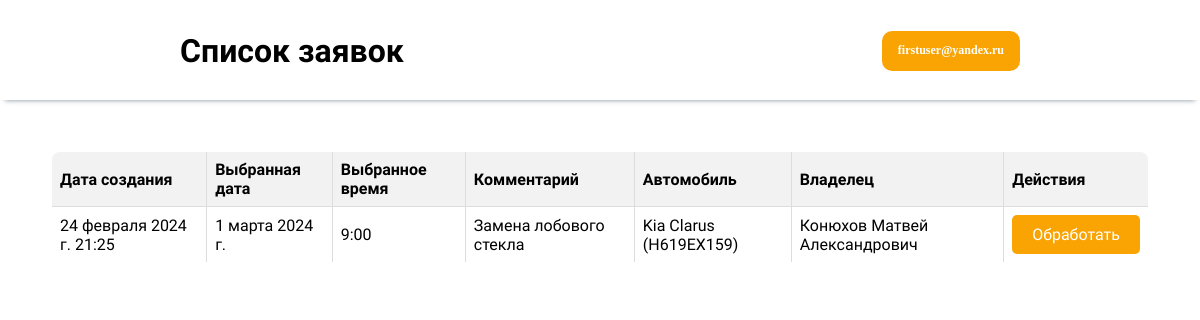
The app's page /profile/all-appeals/ (signed in), older data.
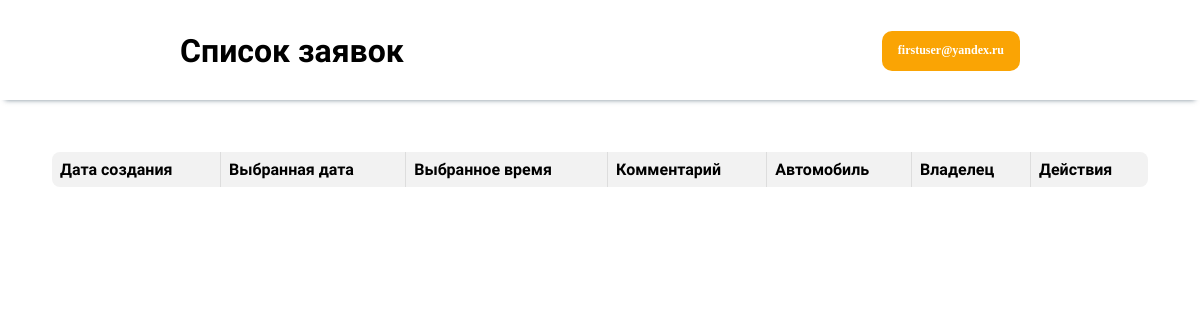
The same page, newer data.
### OrdersApp/models.py (models this page shows, shortened)
class Appeal(models.Model):
    created_at = models.DateTimeField("Дата создания заявки", auto_now_add=True)
    chosen_date = models.DateField("Дата выбранная пользователем")
    chosen_time = models.TimeField("Время выбранное пользователем")
    comment = models.TextField("Комментарий клиента", blank=True)
    car = models.ForeignKey(Car, on_delete=models.CASCADE, verbose_name="Идентификатор авто")
    manager = models.ForeignKey(Manager, on_delete=models.CASCADE, verbose_name="Идентификатор менеджера",
                                blank=True, null=True)
    is_processed = models.BooleanField(default=False)
    class Meta:
        verbose_name = "Заявка"
        verbose_name_plural = "Заявки"

### CarApp/models.py (models this page shows)
class Car(models.Model):
    client = models.ForeignKey(CustomUser, on_delete=models.CASCADE)
    sts = models.CharField("СТС", max_length=100)
    brand = models.CharField("Марка", max_length=100)
    model = models.CharField("Модель", max_length=100)
    body_type = models.CharField("Тип кузова", max_length=100)
    license_plate = models.CharField("Государственный номер", max_length=20)
    color = models.CharField("Цвет", max_length=50)
    vin_number = models.CharField("VIN номер", max_length=100)
    year_of_manufacture = models.PositiveSmallIntegerField("Год выпуска")
    def __str__(self):
        return f"{self.brand} {self.model} ({self.license_plate})"

### AuthenticationApp/models.py (models this page shows)
class CustomUser(AbstractUser):
    username = models.EmailField("Электронная почта", max_length=100, unique=True)
    bio = models.CharField("ФИО", max_length=100)
    phone_number = models.CharField("Номер телефона", max_length=18, unique=True)
    is_client = models.BooleanField(default=False)
    is_manager = models.BooleanField(default=False)
    is_mechanic = models.BooleanField(default=False)
    REQUIRED_FIELDS = ["bio", "phone_number"]
    def __str__(self):
        return self.bio
    class Meta:
        verbose_name = 'Администратор'
        verbose_name_plural = 'Администраторы'

### OrdersApp/views.py (the view)
# urls.py: path('all-appeals/', views.all_appeals_view, name='all_appeals'),
@login_required
def all_appeals_view(request):
    appeals = Appeal.objects.all()
    return render(request, 'all_appeals.html', {'appeals': appeals})

### OrdersApp/templates/all_appeals.html (shortened to what this page needs)
<!DOCTYPE html>
<html lang="en">
<head>
    <link href='https://unpkg.com/boxicons@2.1.4/css/boxicons.min.css' rel='stylesheet'>
</head>
<header>
    <div class="header-content">
        <h1>Список заявок</h1>
        <div class="header-buttons">
            <div class="dropdown">
                <button class="dropbtn">
                    {% if user.is_authenticated %}{{ user.username }}{% else %}Личный кабинет{% endif %}</button>
            </div>
        </div>
    </div>
</header>
<body>
<div class="content">
    <table>
        <thead>
        <tr>
            <th>Дата создания</th>
            <th>Выбранная дата</th>
            <th>Выбранное время</th>
            <th>Комментарий</th>
            <th>Автомобиль</th>
            <th>Владелец</th>
            <th>Действия</th>
        </tr>
        </thead>
        <tbody>
        {% for appeal in appeals %}
            {% if not appeal.is_processed %}
                <tr>
                    <td>{{ appeal.created_at }}</td>
                    <td>{{ appeal.chosen_date }}</td>
                    <td>{{ appeal.chosen_time }}</td>
                    <td>{{ appeal.comment }}</td>
                    <td>{{ appeal.car }}</td>
                    <td>{{ appeal.car.client }}</td>
                    <td><a class="action-button" href="{% url 'appeal_details' appeal.id %}">Обработать</a></td>
                </tr>
            {% endif %}
        {% endfor %}
        </tbody>
    </table>
</div>
</body>
</html>

Row changes from the older to the newer data that the page shows:
removed Appeal: created_at "24 февраля 2024 г. 21:25", chosen_date "1 марта 2024 г.", chosen_time "9:00", comment "Замена лобового стекла", car "Kia Clarus (Н619ЕХ159)", car.client "Конюхов Матвей Александрович"
